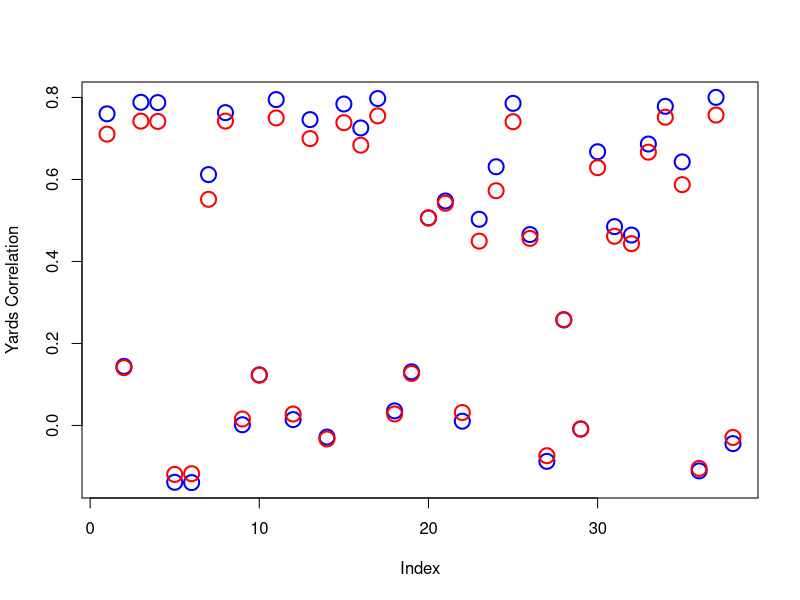

Reproduce this figure in R. (Note: this script raises an error after producing the figure.)
## ---- chunk 1
knitr::opts_chunk$set(echo = TRUE)
## ---- chunk 2
library(readr)
library(tidyverse)
pff_passing_summary_2012 <- read_csv("pff_passing_summary_2012.csv", show_col_types = FALSE)
pff_passing_summary_2013 <- read_csv("pff_passing_summary_2013.csv", show_col_types = FALSE)
pff_passing_summary_2014 <- read_csv("pff_passing_summary_2014.csv", show_col_types = FALSE)
pff_passing_summary_2015 <- read_csv("pff_passing_summary_2015.csv", show_col_types = FALSE)
pff_passing_summary_2016 <- read_csv("pff_passing_summary_2016.csv", show_col_types = FALSE)
pff_passing_summary_2017 <- read_csv("pff_passing_summary_2017.csv", show_col_types = FALSE)
pff_passing_summary_2018 <- read_csv("pff_passing_summary_2018.csv", show_col_types = FALSE)
pff_passing_summary_2019 <- read_csv("pff_passing_summary_2019.csv", show_col_types = FALSE)
pff_passing_summary_2020 <- read_csv("pff_passing_summary_2020.csv", show_col_types = FALSE)
pff_passing_summary_2021 <- read_csv("pff_passing_summary_2021.csv", show_col_types = FALSE)
pff_passing_summary_2022 <- read_csv("pff_passing_summary_2022.csv", show_col_types = FALSE)
## ---- chunk 3
  # Assigning the tables to smaller names
pass_12 <- pff_passing_summary_2012
pass_13 <- pff_passing_summary_2013
pass_14 <- pff_passing_summary_2014
pass_15 <- pff_passing_summary_2015
pass_16 <- pff_passing_summary_2016
pass_17 <- pff_passing_summary_2017
pass_18 <- pff_passing_summary_2018
pass_19 <- pff_passing_summary_2019
pass_20 <- pff_passing_summary_2020
pass_21 <- pff_passing_summary_2021
pass_22 <- pff_passing_summary_2022
  # Merging the 'prior' season to the 'current' season
pass_12_13 <- merge(pass_12, pass_13, by='player', all=TRUE, suffixes=c('.x','.y'))
pass_13_14 <- merge(pass_13, pass_14, by='player', all=TRUE, suffixes=c('.x','.y'))
pass_14_15 <- merge(pass_14, pass_15, by='player', all=TRUE, suffixes=c('.x','.y'))
pass_15_16 <- merge(pass_15, pass_16, by='player', all=TRUE, suffixes=c('.x','.y'))
pass_16_17 <- merge(pass_16, pass_17, by='player', all=TRUE, suffixes=c('.x','.y'))
pass_17_18 <- merge(pass_17, pass_18, by='player', all=TRUE, suffixes=c('.x','.y'))
pass_18_19 <- merge(pass_18, pass_19, by='player', all=TRUE, suffixes=c('.x','.y'))
pass_19_20 <- merge(pass_19, pass_20, by='player', all=TRUE, suffixes=c('.x','.y'))
pass_20_21 <- merge(pass_20, pass_21, by='player', all=TRUE, suffixes=c('.x','.y'))
pass_21_22 <- merge(pass_21, pass_22, by='player', all=TRUE, suffixes=c('.x','.y'))
  # Joining all of the merged tables into on table for ease of analysis
passing_12_22 <- rbind(pass_12_13, pass_13_14, pass_14_15, pass_15_16, pass_16_17, pass_17_18, pass_19_20, pass_20_21, pass_21_22)
passing_12_22
  # Showing the index for each column
column.passing <- names(passing_12_22)
numbers <- 1:83
index.passing <- data.frame(numbers, column.passing)
index.passing

## ---- chunk 4
yards.cor <- c()
tds.cor <- c()
yards.y <- passing_12_22$yards.y
tds.y <- passing_12_22$touchdowns.y

for (i in seq(5,42,1)) {
  jj <- cor(yards.y, passing_12_22[i], use="complete.obs")
  yards.cor <- c(yards.cor, jj)
}
for (i in seq(5,42,1)) {
  jj <- cor(tds.y, passing_12_22[i], use="complete.obs")
  tds.cor <- c(tds.cor, jj)
}

plot(yards.cor, xlab="Index", ylab="Yards Correlation", col="blue", cex=2, lwd=2)
points(tds.cor, col="red", cex=2, lwd=2)

yards.cor.60 <- colnames(passing_12_22[which(yards.cor>=.6)+4])
yards.cor.60

## ---- chunk 5

attempts <- passing_12_22$attempts.x
attempts.90th <- quantile(attempts, c(0.9), na.rm=TRUE)
attempts.90th

yards <- passing_12_22$yards.y
yards.90th <- quantile(yards, 0.9, na.rm=TRUE)
yards.90th

PAB <- sum((attempts >= attempts.90th), na.rm=TRUE & yards >= yards.90th, na.rm=TRUE) / 1225
print('PAB')
PAB
PB <- 0.9
conditional.attempts.yards <- PAB / PB
conditional.attempts.yards

## ---- chunk 6
mean(passing_12_22$yards.y[attempts >= 200], na.rm=TRUE)
mean(passing_12_22$yards.y[attempts >= 300], na.rm=TRUE)
mean(passing_12_22$yards.y[attempts >= 400], na.rm=TRUE)
mean(passing_12_22$yards.y[attempts >= 500], na.rm=TRUE)
mean(passing_12_22$yards.y[attempts >= 600], na.rm=TRUE) 

median(passing_12_22$yards.x[passing_12_22$position.x == "QB"], na.rm=TRUE)
median(passing_12_22$yards.x[passing_12_22$position.x != "QB"], na.rm=TRUE)
## ---- chunk 7
zscores <- c(2.5, 2, 1.5, 1, .5, 0, -.5, -1, -1.5, -2, -2.5)
zpercentiles <- c(.9938, .9772, .9332, .8413, .6915, .5, .3085, .1587, .0668, .0228, .0062)

z.score <- data.frame(zscores, zpercentiles)
z.score


## ---- chunk 8
yards.y <- passing_12_22$yards.y
variables.pass <- passing_12_22[5:42]
average.10th <- data.frame(tier.10th=numeric())
  
for (i in variables.pass) {
  averages <- mean(yards.y[i >= quantile(i, zpercentiles[11], na.rm=TRUE) & i <= quantile(i, zpercentiles[10], na.rm=TRUE)], na.rm=TRUE)
  average.10th[nrow(average.10th)+1,] <- averages
  }
average.10th
## ---- chunk 9
yards.y <- passing_12_22$yards.y
variables.pass <- passing_12_22[5:42]
average.9th <- data.frame(tier.9th=numeric())
  
for (i in variables.pass) {
  averages <- mean(yards.y[i >= quantile(i, zpercentiles[10], na.rm=TRUE) & i <= quantile(i, zpercentiles[9], na.rm=TRUE)], na.rm=TRUE)
  average.9th[nrow(average.9th)+1,] <- averages
  }
average.9th
## ---- chunk 10
yards.y <- passing_12_22$yards.y
variables.pass <- passing_12_22[5:42]
average.8th <- data.frame(tier.8th=numeric())
  
for (i in variables.pass) {
  averages <- mean(yards.y[i >= quantile(i, zpercentiles[9], na.rm=TRUE) & i <= quantile(i, zpercentiles[8], na.rm=TRUE)], na.rm=TRUE)
  average.8th[nrow(average.8th)+1,] <- averages
  }
average.8th
## ---- chunk 11
yards.y <- passing_12_22$yards.y
variables.pass <- passing_12_22[5:42]
average.7th <- data.frame(tier.7th=numeric())
  
for (i in variables.pass) {
  averages <- mean(yards.y[i >= quantile(i, zpercentiles[8], na.rm=TRUE) & i <= quantile(i, zpercentiles[7], na.rm=TRUE)], na.rm=TRUE)
  average.7th[nrow(average.7th)+1,] <- averages
  }
average.7th
## ---- chunk 12
yards.y <- passing_12_22$yards.y
variables.pass <- passing_12_22[5:42]
average.6th <- data.frame(tier.6th=numeric())
  
for (i in variables.pass) {
  averages <- mean(yards.y[i >= quantile(i, zpercentiles[7], na.rm=TRUE) & i <= quantile(i, zpercentiles[6], na.rm=TRUE)], na.rm=TRUE)
  average.6th[nrow(average.6th)+1,] <- averages
  }
average.6th
## ---- chunk 13
yards.y <- passing_12_22$yards.y
variables.pass <- passing_12_22[5:42]
average.5th <- data.frame(tier.5th=numeric())
  
for (i in variables.pass) {
  averages <- mean(yards.y[i >= quantile(i, zpercentiles[6], na.rm=TRUE) & i <= quantile(i, zpercentiles[5], na.rm=TRUE)], na.rm=TRUE)
  average.5th[nrow(average.5th)+1,] <- averages
  }
average.5th
## ---- chunk 14
yards.y <- passing_12_22$yards.y
variables.pass <- passing_12_22[5:42]
average.4th <- data.frame(tier.4th=numeric())
  
for (i in variables.pass) {
  averages <- mean(yards.y[i >= quantile(i, zpercentiles[5], na.rm=TRUE) & i <= quantile(i, zpercentiles[4], na.rm=TRUE)], na.rm=TRUE)
  average.4th[nrow(average.4th)+1,] <- averages
  }
average.4th
## ---- chunk 15
yards.y <- passing_12_22$yards.y
variables.pass <- passing_12_22[5:42]
average.3rd <- data.frame(tier.3rd=numeric())
  
for (i in variables.pass) {
  averages <- mean(yards.y[i >= quantile(i, zpercentiles[4], na.rm=TRUE) & i <= quantile(i, zpercentiles[3], na.rm=TRUE)], na.rm=TRUE)
  average.3rd[nrow(average.3rd)+1,] <- averages
  }
average.3rd
## ---- chunk 16
yards.y <- passing_12_22$yards.y
variables.pass <- passing_12_22[5:42]
average.2nd <- data.frame(tier.2nd=numeric())
  
for (i in variables.pass) {
  averages <- mean(yards.y[i >= quantile(i, zpercentiles[3], na.rm=TRUE) & i <= quantile(i, zpercentiles[2], na.rm=TRUE)], na.rm=TRUE)
  average.2nd[nrow(average.2nd)+1,] <- averages
  }
average.2nd
## ---- chunk 17
yards.y <- passing_12_22$yards.y
variables.pass <- passing_12_22[5:42]
average.1st <- data.frame(tier.1st=numeric())
  
for (i in variables.pass) {
  averages <- mean(yards.y[i >= quantile(i, zpercentiles[2], na.rm=TRUE) & i <= quantile(i, zpercentiles[1], na.rm=TRUE)], na.rm=TRUE)
  average.1st[nrow(average.1st)+1,] <- averages
  }
average.1st
## ---- chunk 18
variables.pass.df <- data.frame( column=column.passing[5:42])
average.if <- cbind(variables.pass.df, average.10th, average.9th, average.8th, average.7th, average.6th, average.5th, average.4th, average.3rd, average.2nd, average.1st)
average.if

average.if.wider <- pivot_wider(average.if, names_from=1, values_from=2:11)
average.if.wider
## ---- chunk 19
plot.default(average.1st, ylab="Yards", col="red", cex=2.5, lwd=3)
points(average.3rd, col="darkorange", cex=2, lwd=3)
points(average.5th, col="darkgreen", cex=1.5, lwd=3)
points(average.7th, col="blue", cex=1, lwd=3)
points(average.10th, col="black", cex=.75, lwd=3)
## ---- chunk 20
pass_21

vector5 <- c()

if (pass_21[1, 5] >= quantile(pass_21[,5], zpercentiles[1], na.rm=TRUE)) {
  vector5 <- c(vector5, average.if[1,11])
  print(vector5)

  }
if (pass_21[1,5] >= quantile(pass_21[,5], zpercentiles[2], na.rm=TRUE)) {
  vector5 <- c(vector5, average.if[1,10])
  print(vector5)        # Use this pattern to make enough if statements to cover the average.if conditions and the zpercentiles benchmarks. Then, make it into a loop than goes through all of the players of pass_21. 
}
## ---- chunk 21
addition <- function(x) {
  new.vector <- c()
  new.vector2 <- c()
  samples <- c(1, 2, 3)
  for (i in samples) {
    value <- i + x
    new.vector2 <- append(new.vector, value)
    print(new.vector2)
    }
    
}
addition(2)
#new.vector2
#dumb <- addition(2)
#dumb
## ---- chunk 22
abc=function(x,y) {
    if(y>=11)
        stop("Nope!")
    value <-  NA
    for (i in 1:10) {
        a=2+i
        b=3
        value[i]=(x+a)*(b*y)
    }
    df=data.frame(ID=(1:10),Value=(value)) 
    print(df)
}
abc(3,5) 
